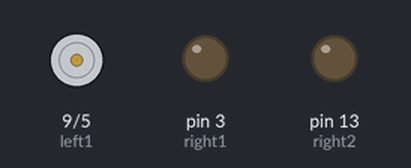
A sketch run on a simulated Arduino Uno, built with avr-gcc and run on an emulated ATmega328P. Shown: motor-driver pin pairs drawn as motors (green arrow = first pin HIGH = forward, orange = second pin HIGH = backward, longer = more drive), output pins drawn as LEDs (lit = HIGH).

Above: at 1.2 s.
Timing chart, 0 to 5.1 s (numbered marks = the images above):
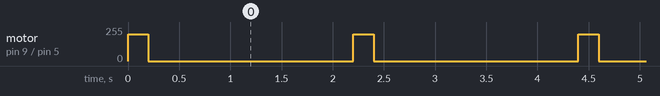

Measured:
- by itself, motor on pin 9 (left1) / pin 5 (left2): alternates forward 200/255 for 0.20 s and stopped for 2.0 s

The sketch:

TEST_CAR.ino
```cpp
 int left1=9;
 int left2=5;
 int right2=13;
 int right1=3;
void setup() {
pinMode(left1, OUTPUT);
pinMode(left2, OUTPUT);
pinMode(right1, OUTPUT);
pinMode(right2, OUTPUT);
Serial.begin(9600);


}
void loop() {
analogWrite(left1,200);
delay(200);
analogWrite(left1,0);
delay(2000);
}
```
